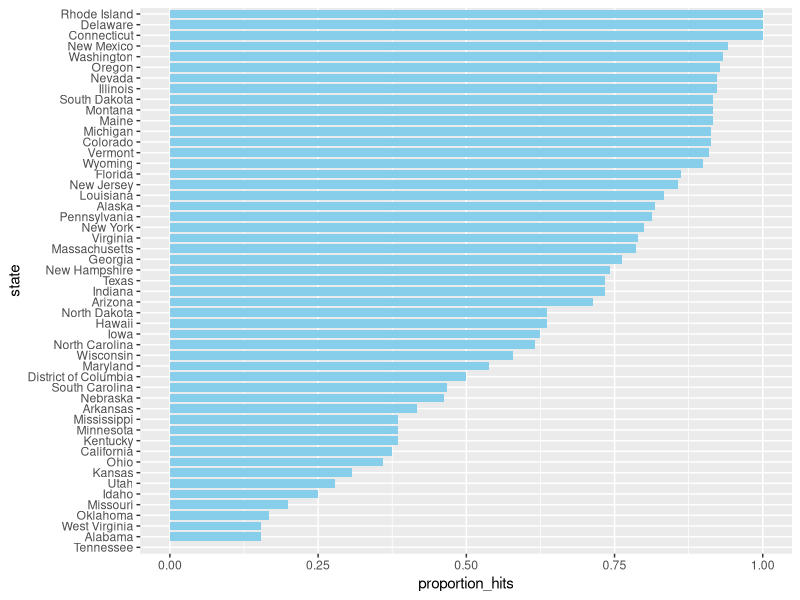
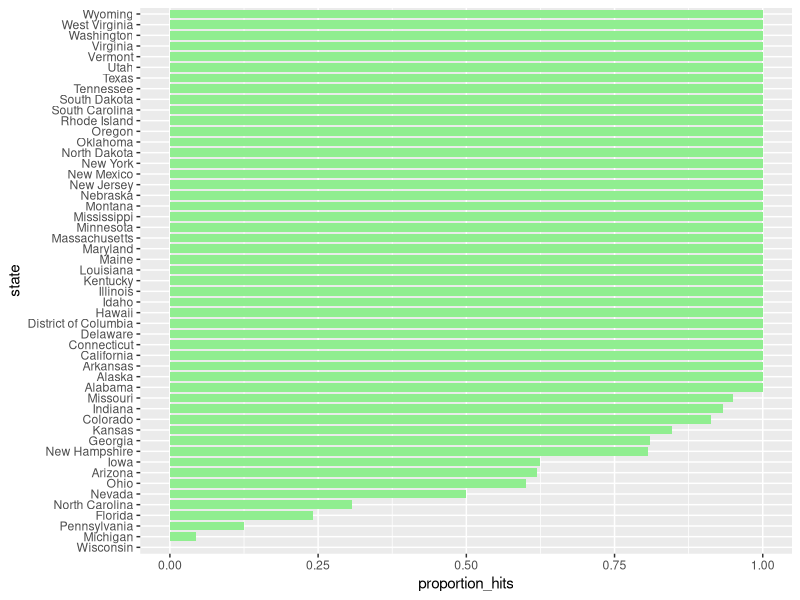
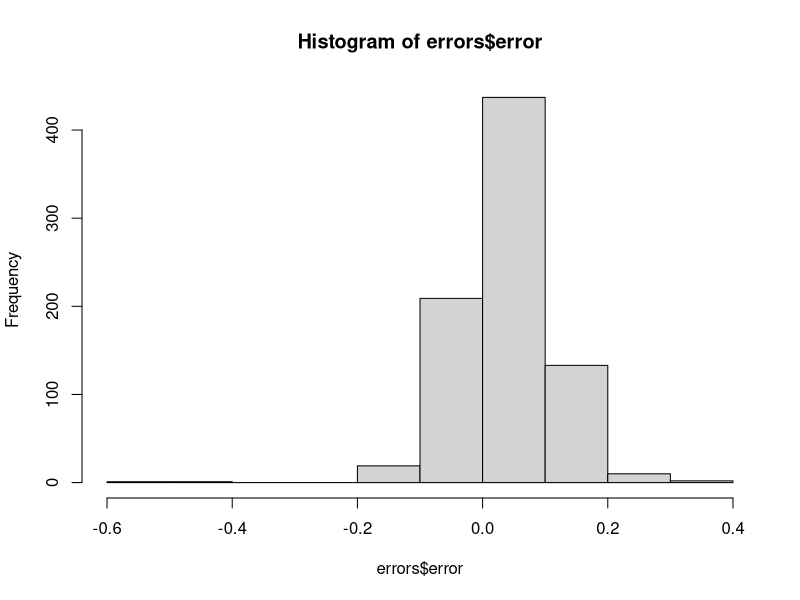
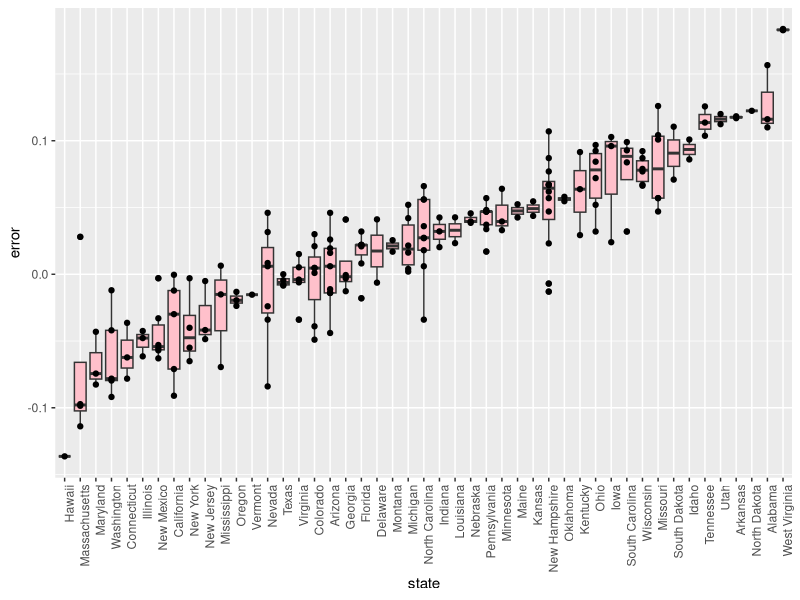
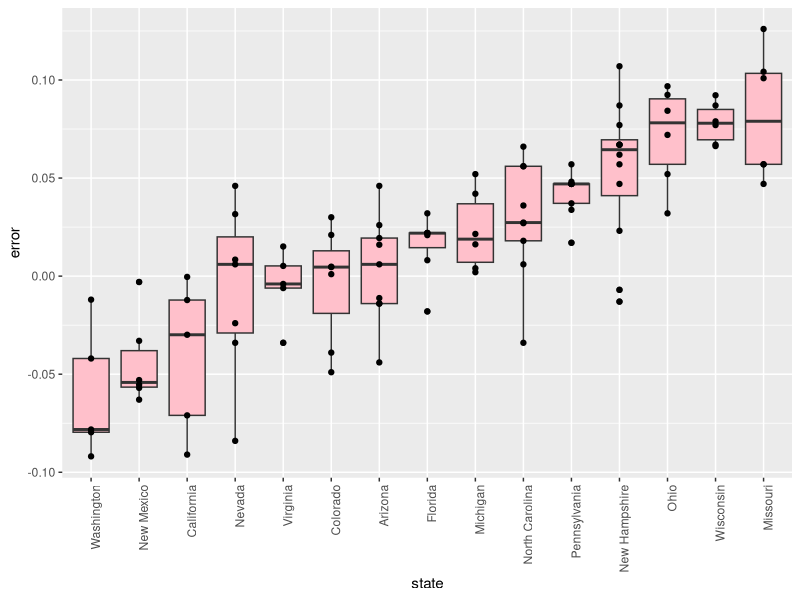

Generate these figures, in order, with R:
## ---- chunk 1
knitr::opts_chunk$set(echo = TRUE)
## ---- chunk 2
library(dplyr)
library(dslabs)
library(ggplot2)
data("polls_us_election_2016")
## ---- chunk 3

# Creating a table called `polls` that filters by  state, date, and reports the spread
polls <- polls_us_election_2016 %>% 
  filter(state != "U.S." & enddate >= "2016-10-31") %>% 
  mutate(spread = rawpoll_clinton/100 - rawpoll_trump/100)

# An object called `cis` contains the columns for the lower and upper confidence intervals. 
cis <- polls %>% mutate(X_hat = (spread+1)/2, se = 2*sqrt(X_hat*(1-X_hat)/samplesize), 
                 lower = spread - qnorm(0.975)*se, upper = spread + qnorm(0.975)*se) %>%
  select(state, startdate, enddate, pollster, grade, spread, lower, upper)


## ---- chunk 4
# Adding the actual results to the `cis` data set
add <- results_us_election_2016 %>% mutate(actual_spread = clinton/100 - trump/100) %>% select(state, actual_spread)
cis <- cis %>% mutate(state = as.character(state)) %>% left_join(add, by = "state")

# `p_hits` summarizes the proportion of confidence intervals that contain the actual value. 
p_hits<-cis %>% mutate(hit = lower <= actual_spread & upper >= actual_spread) %>%
summarize(proportion_hits=mean(hit))
p_hits
## ---- chunk 5
p_hits <- cis %>% mutate(hit = lower <= actual_spread & upper >= actual_spread) %>% 
  group_by(pollster) %>%
  filter(n() >=  5) %>%
  summarize(proportion_hits = mean(hit), n = n(), grade = grade[1]) %>%
  arrange(desc(proportion_hits))
p_hits
## ---- chunk 6
p_hits <- cis %>% mutate(hit = lower <= actual_spread & upper >= actual_spread) %>% 
  group_by(state) %>%
  filter(n() >=  5) %>%
  summarize(proportion_hits = mean(hit), n = n()) %>%
  arrange(desc(proportion_hits)) 
p_hits
## ---- chunk 7
p_hits %>% mutate(state = reorder(state, proportion_hits))  %>%
  ggplot(aes(state, proportion_hits)) + 
geom_bar(stat = "identity",fill="skyblue",width=0.8)+coord_flip()
## ---- chunk 8



#An object called `errors` calculates the difference between the predicted and actual spread and indicates if the correct winner was predicted
errors <- cis %>% mutate(error = spread - actual_spread, hit = sign(spread) == sign(actual_spread))


## ---- chunk 9
errors <- cis %>% mutate(error = spread - actual_spread, hit = sign(spread) == sign(actual_spread))

p_hits <- errors %>%  group_by(state) %>%
  filter(n() >=  5) %>%
  summarize(proportion_hits = mean(hit), n = n())


p_hits %>% mutate(state = reorder(state, proportion_hits)) %>%
  ggplot(aes(state, proportion_hits)) + 
  geom_bar(stat = "identity",fill="lightgreen",width = 0.8) +
 coord_flip()
## ---- chunk 10
hist(errors$error)

median(errors$error)
## ---- chunk 11
errors %>% filter(grade %in% c("A+","A","A-","B+") | is.na(grade)) %>%
  mutate(state = reorder(state, error)) %>%
  ggplot(aes(state, error)) + 
  theme(axis.text.x = element_text(angle = 90, hjust = 1)) +
  geom_boxplot(fill="pink") + 
  geom_point()
## ---- chunk 12
errors %>% filter(grade %in% c("A+","A","A-","B+") | is.na(grade)) %>%
  group_by(state) %>%
  filter(n() >= 5) %>%
  ungroup() %>%
  mutate(state = reorder(state, error)) %>%
  ggplot(aes(state, error)) + 
  theme(axis.text.x = element_text(angle = 90, hjust = 1)) +
  geom_boxplot(fill="pink") + 
  geom_point()
